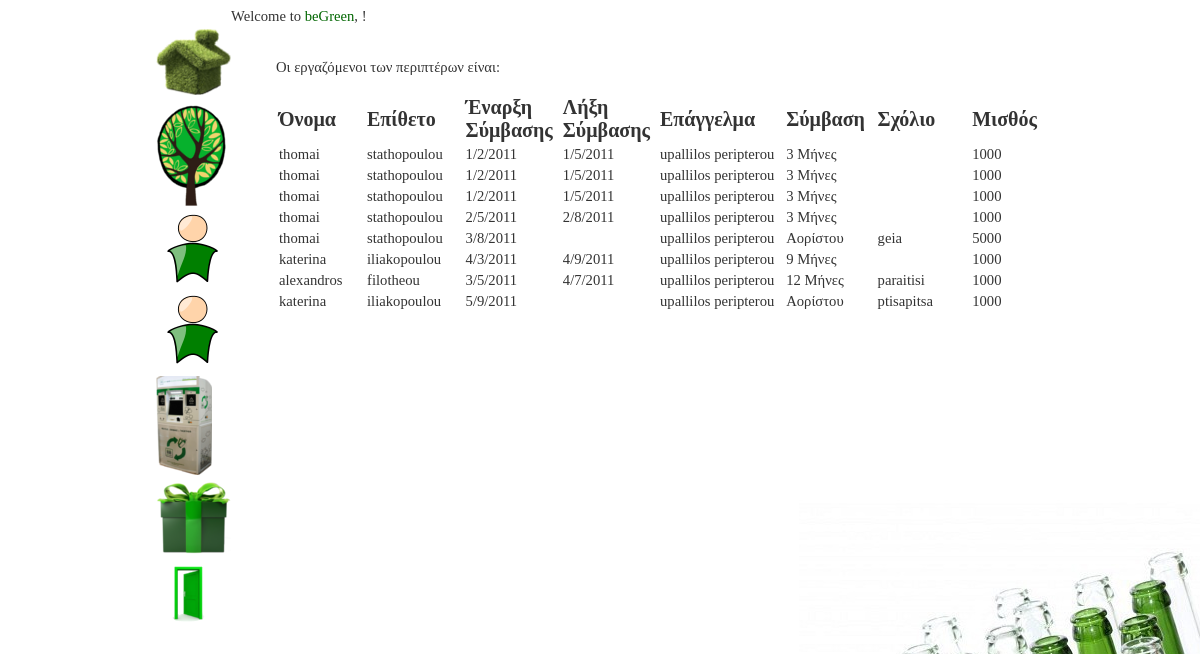
Screenshot of /worker/my_employees.php with the database file from the repository.
### tables this page shows
CREATE TABLE IF NOT EXISTS `worker` (
  `workerID` int(11) NOT NULL AUTO_INCREMENT,
  `ID` int(11) NOT NULL,
  `working_hours` bit(1) NOT NULL,
  `recruitement_date` text NOT NULL,
  `checkout_date` text,
  `occupation` text NOT NULL,
  `contract` int(11) NOT NULL,
  `comment` text,
  `salary` float NOT NULL,
  PRIMARY KEY (`workerID`)
);

CREATE TABLE IF NOT EXISTS `person` (
  `ID` int(11) NOT NULL AUTO_INCREMENT,
  `name` text NOT NULL,
  `surname` text NOT NULL,
  `phone_number` int(10) NOT NULL,
  `municipality` int(11) NOT NULL,
  `date_of_birth` text NOT NULL,
  `gender` bit(1) NOT NULL,
  `identity_number` text,
  `parent` int(11) DEFAULT NULL,
  PRIMARY KEY (`ID`)
);

### worker/my_employees.php (the view, shortened to what this page needs)
<?php
    include "header.php";
	echo "Welcome to <span id=\"bgreen\">beGreen</span>, ".htmlspecialchars($_SESSION['name'])."!";
	$sql = "SELECT Worker.workerID, name, surname, recruitement_date, occupation, contract, comment, salary, checkout_date
			FROM Worker, Worker_Kiosk, Person
			WHERE Worker.workerID=Worker_Kiosk.workerID
			AND Person.ID=Worker.ID";
	$result = mysql_query($sql);
	?><div id="stoixeia"><?php
	echo "</br></br>Οι εργαζόμενοι των περιπτέρων είναι:</br></br>";
	echo "<table>
	<tr id='first_row'>
	<td id='emp_name'>Όνομα</td>
	<td id='emp_sur'>Επίθετο</td>
	<td id='start'>Έναρξη Σύμβασης</td>
	<td id='checkout'>Λήξη Σύμβασης</td>
	<td id='occ'>Επάγγελμα</td>
	<td id='contr'>Σύμβαση</td>
	<td id='comm'>Σχόλιο</td>
	<td>Μισθός</td>
	<td></td>
	</tr>";
		while ($row = mysql_fetch_assoc($result)) {
			$id=$row['workerID'];
			echo"<tr>
			<td>".$row['name']."</td>
			<td>".$row['surname']."</td>
			<td>".$row['recruitement_date']."</td>
			<td class=".$id.">".$row['checkout_date']."</td>
			<td class=".$id.">".$row['occupation']."</td>
			<td class=".$id.">";
			if ($row['contract']<>0)
				{ echo $row['contract']." Μήνες";}
			else
				{echo "Αορίστου";}
			echo "</td>
			<td class=".$id.">".$row['comment']."</td>
			<td class=".$id.">".$row['salary']."</td>";
			echo "	</tr>	";
		} ?>
	</table>
	</div>
<?php
    include "footer.php";

### worker/styledb.css (style rules this page uses)
body { font-family: Candara, Calibri; color: #333; font-size:11pt; background-image:url('eikones/bottles.jpg'); background-repeat:no-repeat; background-attachment:fixed; background-position:right bottom; }
span#bgreen { font-family: Berlin Sans FB Demi, Calibri; color: #006600; }
tr#first_row { font-weight:bold; font-size:20px; }
td#emp_name { width:90px; }
td#emp_sur { width:100px; }
td#start { width:95px; }
td#checkout { width:95px; }
td#occ { width:130px; }
td#contr { width:90px; }
td#comm { width:100px; }
div#stoixeia { margin-left:120px; }

### rows the page displays
worker: person.name "thomai", person.surname "stathopoulou", recruitement_date "1/2/2011", checkout_date "1/5/2011", occupation "upallilos peripterou", contract "3", salary "1000"
worker: person.name "thomai", person.surname "stathopoulou", recruitement_date "2/5/2011", checkout_date "2/8/2011", occupation "upallilos peripterou", contract "3", salary "1000"
worker: person.name "thomai", person.surname "stathopoulou", recruitement_date "3/8/2011", occupation "upallilos peripterou", contract "Αορίστου", comment "geia", salary "5000"
worker: person.name "katerina", person.surname "iliakopoulou", recruitement_date "4/3/2011", checkout_date "4/9/2011", occupation "upallilos peripterou", contract "9", salary "1000"
worker: person.name "alexandros", person.surname "filotheou", recruitement_date "3/5/2011", checkout_date "4/7/2011", occupation "upallilos peripterou", contract "12", comment "paraitisi", salary "1000"
worker: person.name "katerina", person.surname "iliakopoulou", recruitement_date "5/9/2011", occupation "upallilos peripterou", contract "Αορίστου", comment "ptisapitsa", salary "1000"
